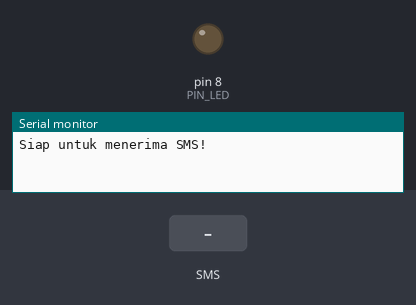
This sketch was run on a simulated Arduino Uno, built for the host (arithmetic inside an expression is 32-bit, double 64-bit). On the bench: output pins drawn as LEDs (lit = HIGH), the last lines printed to the serial monitor. The test bench sets the inputs (shaded band).

Above: at 3.2 s.
3.3 s: text message "LED ON" received
At 4.5 s:
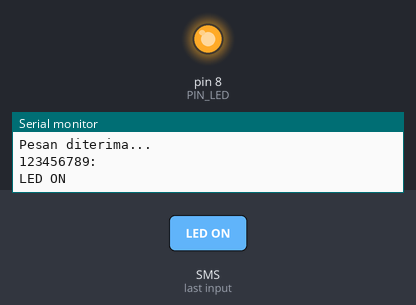
4.8 s: text message "LED OFF" received
At 5.7 s:
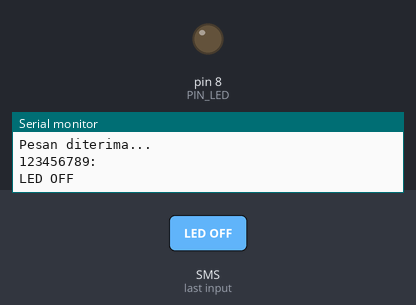
Timing chart, 0 to 7.8 s (numbered marks = the images above; inputs shaded):
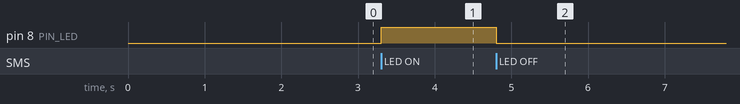

The sketch:

smsLED.ino
```cpp
//--------------------------------------
// Pengendalian LED melalui SMS
//--------------------------------------

#include <GSM.h>

#define NOMOR_PIN ""

const int PIN_LED = 8;

char nomorPengirim[21];
String pesan;

// Objek untuk mengakses GSM dan SMS
GSM aksesGSM;
GSM_SMS sms;

void setup() {
  Serial.begin(9600);

  pinMode(PIN_LED, OUTPUT);

  boolean terhubung = false;

  // Inisialisasi terhadap GSM dan kartu SIM
  while (! terhubung) {
    if (aksesGSM.begin(NOMOR_PIN) == GSM_READY) {
      terhubung = true;
    }
    else {
      Serial.println("Belum terhubung...");
      delay(1000);
    }
  }

  Serial.println("Siap untuk menerima SMS!");
}

void loop() {
  char karakter;


  // Cek keberadaan SMS
  if (sms.available()) {
    Serial.println("\nPesan diterima...");

    // Peroleh nomor telepon pengirim
    sms.remoteNumber(nomorPengirim, 21);
    Serial.print(nomorPengirim);
    Serial.println(": ");

    // Baca pesan
    pesan = "";
    while (karakter = sms.read()) {
      Serial.print(karakter);
      pesan = pesan + karakter;
    }

    // Hapus pesan
    sms.flush();

    // Periksa perintah untuk mengontrol LED
    if (pesan.equalsIgnoreCase("LED ON"))
      digitalWrite(PIN_LED, HIGH);
    else
      if (pesan.equalsIgnoreCase("LED OFF"))
        digitalWrite(PIN_LED, LOW);
  }
}
```

Measured:
- after the input at 3.3 s, pin 8 (PIN_LED): LOW → HIGH at once
- after the input at 4.8 s, pin 8 (PIN_LED): HIGH → LOW at once
